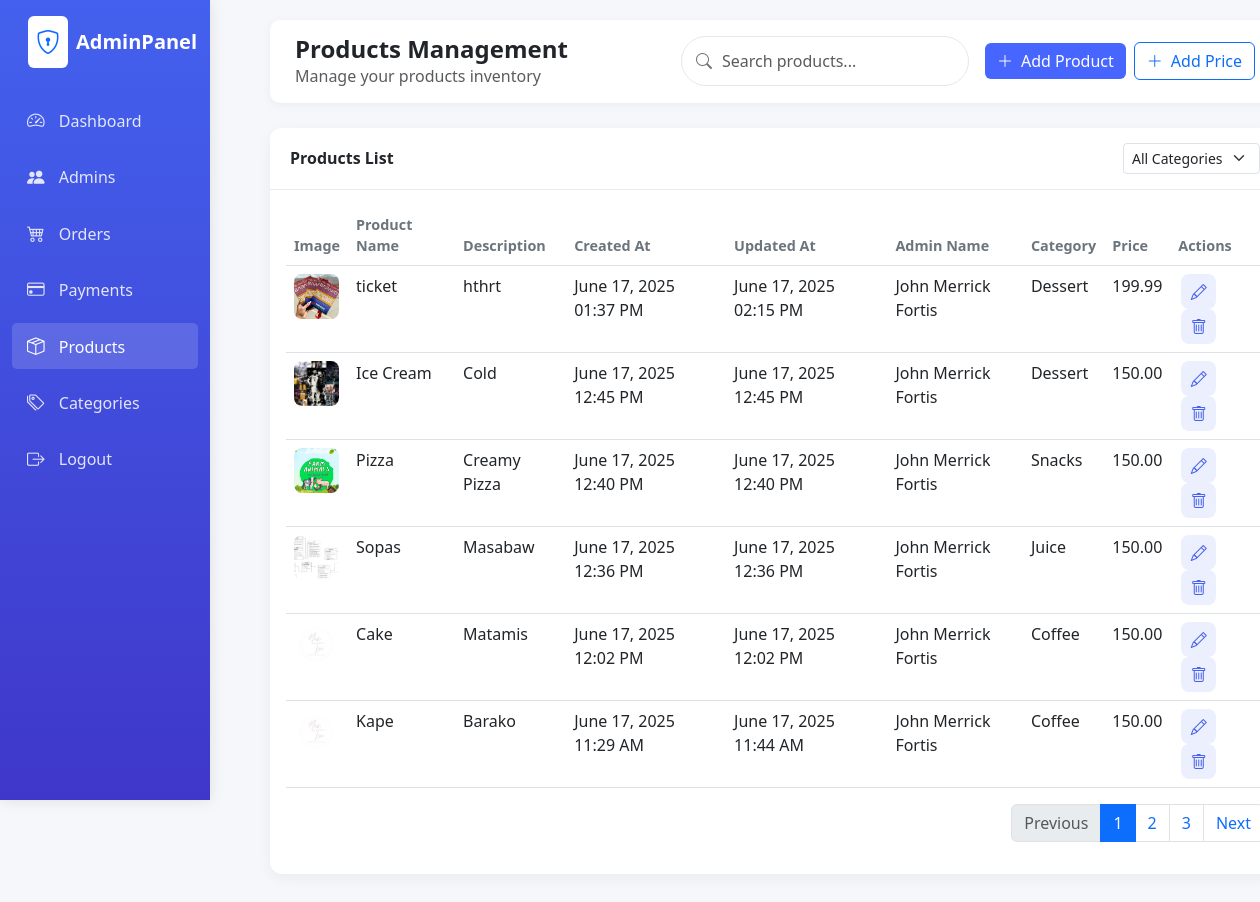
/admin/products.php (signed in), run on an earlier commit of the app's database.
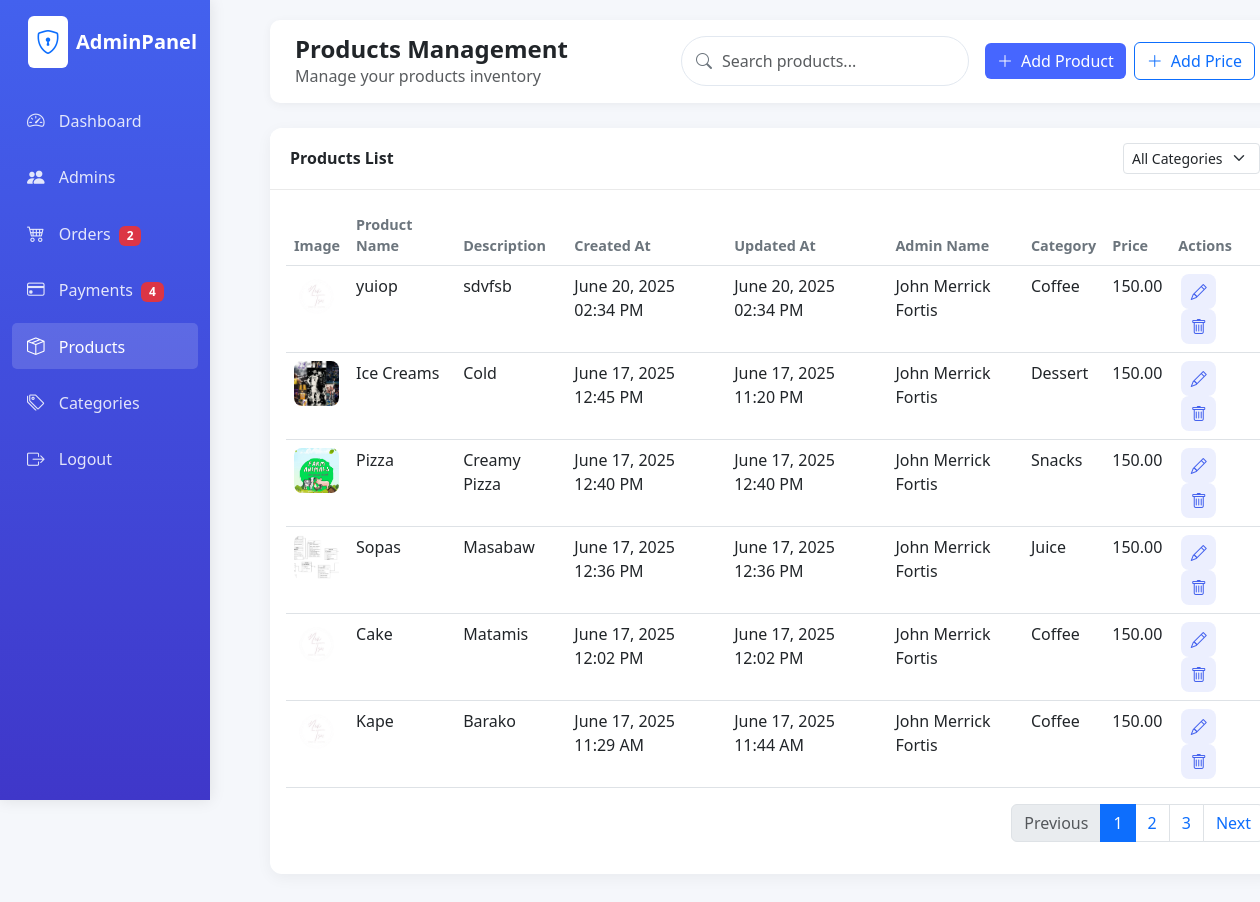
And on a later commit of the database.
### tables this page shows
CREATE TABLE `product` (
  `Product_ID` int(11) NOT NULL,
  `Product_Name` varchar(255) NOT NULL,
  `Product_desc` text DEFAULT NULL,
  `Product_Image` varchar(255) DEFAULT NULL,
  `Created_at` datetime NOT NULL DEFAULT current_timestamp(),
  `Updated_at` datetime DEFAULT NULL ON UPDATE current_timestamp(),
  `Admin_ID` int(11) NOT NULL,
  `Category_ID` int(11) NOT NULL,
  `Price_ID` int(11) NOT NULL
);

CREATE TABLE `category` (
  `Category_ID` int(11) NOT NULL,
  `Category_Name` varchar(100) NOT NULL
);

CREATE TABLE `product_price` (
  `Price_ID` int(11) NOT NULL,
  `Price_Amount` decimal(10,2) NOT NULL,
  `Effective_From` date NOT NULL,
  `Effective_To` date DEFAULT NULL
);

### admin/sidebar_counts.php (called while the page is built, shortened)
<?php
$pendingProcessingCount = 0;
$unpaidPayments = 0;
?>

### admin/products.php (the view, shortened to what the changed rows need)
<?php
include 'sidebar_counts.php';
$products = [];
try {
    $db = new database();
    $conn = $db->opencon();
    $stmt = $conn->prepare("
        SELECT
            p.*,
            pp.Price_Amount,
            c.Category_Name,
            a.Admin_Name
        FROM product p
        LEFT JOIN product_price pp ON p.Price_ID = pp.Price_ID
        LEFT JOIN category c ON p.Category_ID = c.Category_ID
        LEFT JOIN admin a ON p.Admin_ID = a.Admin_ID
        ORDER BY p.Created_at DESC
    ");
    $stmt->execute();
    $products = $stmt->fetchAll(PDO::FETCH_ASSOC);
} catch (PDOException $e) {
    $error = "Database Error: " . $e->getMessage();
}
?>
<!DOCTYPE html>
<html lang="en">
<head>
    <link href="https://cdn.jsdelivr.net/npm/bootstrap@5.3.0/dist/css/bootstrap.min.css" rel="stylesheet">
    <link rel="stylesheet" href="https://cdn.jsdelivr.net/npm/bootstrap-icons@1.10.0/font/bootstrap-icons.css">
    <link rel="stylesheet" href="assets/css/style.css">
</head>
<body class="dashboard-page">
    <div class="container-fluid">
        <div class="row">
            <div class="col-md-2 col-lg-2 d-md-block sidebar collapse">
                <div class="pt-3">
                    <ul class="nav flex-column">
                        <li class="nav-item">
                            <a class="nav-link" href="orders.php">
                                <i class="bi bi-cart4"></i>
                                <span>Orders</span>
                                <?php if ($pendingProcessingCount > 0): ?>
                                    <span class="badge bg-danger ms-1"><?= $pendingProcessingCount ?></span>
                                <?php endif; ?>
                            </a>
                        </li>
                        <li class="nav-item">
                            <a class="nav-link" href="payments.php">
                                <i class="bi bi-credit-card"></i>
                                <span>Payments</span>
                                <?php if ($unpaidPayments > 0): ?>
                                    <span class="badge bg-danger ms-1"><?= $unpaidPayments ?></span>
                                <?php endif; ?>
                            </a>
                        </li>
                    </ul>
                </div>
            </div>
            <div class="col-md-10 col-lg-10 main-content">
                <div class="card">
                    <div class="card-body">
                        <div class="table-responsive">
                            <table class="table table-hover">
                                <thead>
                                    <tr>
                                        <th>Image</th>
                                        <th>Product Name</th>
                                        <th>Description</th>
                                        <th>Created At</th>
                                        <th>Updated At</th>
                                        <th>Admin Name</th>
                                        <th>Category</th>
                                        <th>Price</th>
                                        <th>Actions</th>
                                    </tr>
                                </thead>
                                <tbody>
                                    <?php foreach ($products as $product): ?>
                                    <tr>
                                        <td>
                                            <?php if (!empty($product['Product_Image'])): ?>
                                                <img src="uploads/products/<?= htmlspecialchars($product['Product_Image']) ?>" alt="Product Image" style="width:45px; height:45px; object-fit:cover; border-radius:8px;">
                                            <?php else: ?>
                                                <span class="text-muted">No image</span>
                                            <?php endif; ?>
                                        </td>
                                        <td><?= htmlspecialchars($product['Product_Name']) ?></td>
                                        <td><?= htmlspecialchars($product['Product_desc']) ?></td>
                                        <td><?= date('F d, Y h:i A', strtotime($product['Created_at'])) ?></td>
                                        <td><?= date('F d, Y h:i A', strtotime($product['Updated_at'])) ?></td>
                                        <td><?= htmlspecialchars($product['Admin_Name']) ?></td>
                                        <td><?= htmlspecialchars($product['Category_Name']) ?></td>
                                        <td><?= htmlspecialchars($product['Price_Amount']) ?></td>
                                        <td>
                                            <a href="#"
                                               class="action-btn edit-product-btn"
                                               data-product-id="<?= htmlspecialchars($product['Product_ID']) ?>"
                                               data-product-name="<?= htmlspecialchars($product['Product_Name']) ?>"
                                               data-product-desc="<?= htmlspecialchars($product['Product_desc']) ?>"
                                               data-category-id="<?= htmlspecialchars($product['Category_ID']) ?>"
                                               data-price-id="<?= htmlspecialchars($product['Price_ID']) ?>"
                                               data-image="<?= htmlspecialchars($product['Product_Image']) ?>"
                                               data-effective-from="<?= htmlspecialchars($product['Effective_From'] ?? '') ?>"
                                               data-effective-to="<?= htmlspecialchars($product['Effective_To'] ?? '') ?>"
                                            >
                                                <i class="bi bi-pencil"></i>
                                            </a>
                                            <a href="#"
                                               class="action-btn delete-product-btn"
                                               data-product-id="<?= htmlspecialchars($product['Product_ID']) ?>">
                                                <i class="bi bi-trash"></i>
                                            </a>
                                            </td>
                                    </tr>
                                    <?php endforeach; ?>
                                </tbody>
                            </table>
                        </div>
                    </div>
                </div>
            </div>
        </div>
    </div>
</body>
</html>

What changed in the data, as far as the page shows it:
removed product: Product_Image (picture), Product_Name "ticket", Product_desc "hthrt", Created_at "June 17, 2025 01:37 PM", Updated_at "June 17, 2025 02:15 PM", Admin_ID.Admin_Name "John Merrick Fortis", Category_ID.Category_Name "Dessert", Price_ID.Price_Amount "199.99"
added product: Product_Image (picture), Product_Name "yuiop", Product_desc "sdvfsb", Created_at "June 20, 2025 02:34 PM", Updated_at "June 20, 2025 02:34 PM", Admin_ID.Admin_Name "John Merrick Fortis", Category_ID.Category_Name "Coffee", Price_ID.Price_Amount "150.00"
changed product "Cold": Product_Name "Ice Cream" → "Ice Creams"; Updated_at "June 17, 2025 12:45 PM" → "June 17, 2025 11:20 PM"
Also different on the page:
$pendingProcessingCount: (not shown) → "2"
$unpaidPayments: (not shown) → "4"
